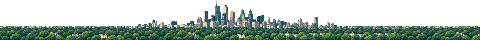
#> input picture catalog/pages/sky/skyline-day.png, 480 x 40 px
$ python -i xkcd_panel.py   (imports and definitions only)
#> lines starting #> are read from the running program, lines starting #| are printed output that depends on the picture
### kiosk/kit.py
# Built By NomadsGalaxy (https://nomadsgalaxy.com): OCL v1.1 + SWAtt v1, see LICENSE
"""kit: what every page of the kiosk shares. The screen, the colours, the VGA console font, RGB565 packing for the
framebuffer, and the little pixel weather icons. A page imports what it needs from here and nothing from other pages.
"""
import gzip, json, math, os, struct, threading, time
from datetime import datetime
from PIL import Image, ImageChops, ImageDraw

HERE = os.path.dirname(os.path.realpath(__file__))
# the shapes the kiosk can be drawn in: the Pi's bar, and the browser kiosks the render server streams (web.py). A
# process draws one shape, chosen by KIOSK_SHAPE; pages say which shapes they can do (Page.shapes).
SHAPES = {"bar": (1920, 515), "16-9": (1920, 1080), "9-16": (1080, 1920)}
SHAPE = os.environ.get("KIOSK_SHAPE", "bar")
SCREEN = SHAPES[SHAPE]
# map data that doesn't change (street maps). Kiosks drawn on one machine (a render server's instances, one per kiosk)
# can share a folder for it with KIOSK_MAPS, so each map is fetched once rather than once per kiosk
MAPS = os.environ.get("KIOSK_MAPS") or os.path.expanduser("~/.cache/kiosk")
# Nomads Galaxy's brand tokens: O is the lead accent, Warp Cyan; W Starlight, G Dust,
# D and DIM the muted ink, B Pulsar Violet, C Warp Cyan, M Nebula Magenta (emphasis only), A Booster Amber (warnings);
# then Deep Space, the Hairline (cyan at 18% over Deep Space) and Raised Space for panels
O, W, G, D, B, C = (125, 249, 255), (232, 236, 255), (154, 163, 199), (74, 82, 112), (164, 139, 255), (125, 249, 255)
M, A, GREEN = (255, 92, 243), (255, 206, 106), (74, 222, 128)
BG, RULE, DIM, RAISED = (5, 6, 15), (27, 50, 58), (74, 82, 112), (10, 12, 31)
ERROR = (255, 107, 107)   # the brand's error status colour


# [10 lines left out: function kind, not called in this run]


def warmth(c):
    """temperature colour (°C): violet when it's cold, then cyan, Starlight, and amber when it's hot"""
    return B if c < 5 else C if c < 13 else W if c < 24 else A


def level(used):
    """a percentage's colour: cyan, amber from 50, red from 80"""
    return O if used < 50 else A if used < 80 else ERROR


# [6 lines left out: function meter, not called in this run]


def clock(t):
    t = datetime.strptime(t, "%Y-%m-%dT%H:%M") if isinstance(t, str) else t
    return t.strftime("%I:%M %p").lstrip("0")


# [10 lines left out: function freshness, not called in this run]


# --- the VGA font -------------------------------------------------------------------------------------------------
def load_font(path):
    """a PSF1 console font -> {char: 8x16 '1' image}"""
    b = gzip.open(path).read()
    mode, h = b[2], b[3]; n = 512 if mode & 1 else 256
    table = struct.unpack("<%dH" % ((len(b) - 4 - n * h) // 2), b[4 + n * h:])
    glyphs, i = {}, 0
    for c in table:
        if c == 0xFFFF: i += 1
        elif c < 0xFFFE and chr(c) not in glyphs:
            glyphs[chr(c)] = Image.frombytes("1", (8, h), b[4 + i * h:4 + (i + 1) * h])
    return glyphs


FONT = load_font(os.path.join(HERE, "fonts", "Uni2-VGA16.psf.gz"))
_scaled = {}


# [17 lines left out: functions text, since, not called in this run]


def local(iso):
    """an ISO time with a zone (the desktop feed's) -> naive local time, like the now pages are given"""
    return datetime.fromisoformat(iso).astimezone().replace(tzinfo=None)


# --- the desktop feed, for the pages that show what's on my desktop (github, agents) --------------------------------
# ~/.cache/kiosk/desk.json, which feed/deskfeed.py writes from the desktop; the pages read it as a Simple page's file
STALE = 15 * 60   # a feed older than this: the desktop's off, or off the network


# [14 lines left out: functions fresh, note, not called in this run]


def drifter():
    """the Drifter: the brand's 32 px small companion, as-is (never redrawn or recoloured), RGBA"""
    return Image.open(os.path.join(HERE, "art", "drifter.png")).convert("RGBA")


_drifter = []
LOGO = os.path.expanduser("~/.config/kiosk/logo.png")   # a kiosk's own logo for its pages, in place of the Drifter


# [81 lines left out: functions logo, check_logo, masthead, icon, not called in this run]


def paste_icon(img, name, frame, xy, scale):
    i = icon(name, frame).resize((16 * scale, 16 * scale), Image.NEAREST)
    img.paste(i, xy, i)


# --- RGB565 packing ---------------------------------------------------------------------------------------------------


R5 = [v >> 3 << 3 for v in range(256)]; G3 = [v >> 5 for v in range(256)]
G3LO = [(v >> 2 & 7) << 5 for v in range(256)]; B5 = [v >> 3 for v in range(256)]


# [7 lines left out: function packed, not called in this run]


def rgb565(img):
    return packed(img).tobytes()


# [5 lines left out: function unpack, not called in this run]


# --- the easy way to make a page ---------------------------------------------------------------------------------------


class Simple:
    """a page you make by saying what it shows: kit does the rest. catalog/new/page.py is one to start from, and
    docs/make.md the whole story. A page fills in what it needs:

      draw(img, now, data)    draw on img, an RGB picture the size of the screen, cleared to BG. It runs when
                              redraw_on(now) changes (the minute, unless the page says: halflife3's is the day), new
                              data comes, or redraw() asks. With no data yet, data is None: a draw
                              that can't do anything with None gets the waiting screen
      fetch() and every       get the data from the internet, every `every` seconds (it can be a property, to fetch
                              more often while something's on). It runs in the background, and goes in a cache file
                              that every renderer shares (`cache`, from the page and its options unless it says),
                              so it's fetched once however many draw it. It has to be JSON. If it raises, the page
                              keeps what it had, problem says why, and it tries again in a minute
      file                    or: a JSON file something else writes (a desktop feed), read again when it changes
      clean(data)             optional: the data as draw() wants it (types checked, missing parts filled in), or
                              None if it's no good: then the page keeps the data it had. Read data is anyone's
      moving(now, t, data)    what changes every frame: [(picture, (x, y))]. t is seconds since the page came up. RGB
                              pictures are packed each frame, so keep them small, or hand back packed ones
                              (kit.packed()), or raw packed bytes for whole rows at (0, y)
      SAMPLE                  data to draw in check(), preview() and fuzz, without the network

    and anything else a page has (fps, shapes, active(), touch(x, y), start(now)) works as on any page: see kiosk.py.
    It also gets updated (when its data was fetched or written, a datetime, or None), age() (seconds since), problem
    (why the last fetch failed: the exception, or None), redraw() (draw again on the next frame, after a touch say)
    and load() (bring data up to date now, for active()).

    Data that can't be drawn never replaces a picture: the page keeps showing the last data that drew, marked
    CAN'T DRAW, and says why on the console. Options are __init__'s arguments, as on any page; no need to call this
    __init__."""
    seconds, every, file, cache, SAMPLE = 20, 0, None, None, None
    mark = (SCREEN[0] - 24, SCREEN[1] - 40)   # where CAN'T DRAW goes (its right end), if that's in the way
    data, updated, problem, failed = None, None, None, None
    _bg, _good, _busy, _tried, _mtime, _turn, _fixed, _where = (None, None), None, False, 0.0, None, 0, False, None
    options = {}

    # [21 lines left out: functions __init_subclass__, showing, not called in this run]

    def fetch(self):
        return None

    def clean(self, data):
        return data

    def draw(self, img, now, data):
        text(img, (40, 40), type(self).__name__.upper(), O, scale=4)

    def moving(self, now, t, data):
        return []

    def redraw(self):
        self._turn += 1

    def redraw_on(self, now):
        return now.minute

    # [86 lines left out: functions drawn, age, where, fetch_now, load, picture, not called in this run]

    def start(self, now):
        pass

    # [59 lines left out: functions background, regions, check, preview, not called in this run]

### catalog/transitions/xkcd_panel.py
"""xkcd panel: a small xkcd comic between pages, in xkcd's own look, in the kiosk's dark. A sheet of the kiosk's dark
slides down over the old page, with the comic's number, title and alt text hand-lettered on the left in Starlight (the
xkcd Script font, in kiosk/fonts); the comic prints in on the right, top to bottom, light ink on dark in a wobbly
hand-drawn panel (black-and-white comics have their colours turned round, as on the xkcd page; colour ones keep theirs,
on a white card); it holds long enough to read, and the sheet slides up and away, off the new page.

Only small comics, ones you can read in a few seconds: at most 700 x 420 at xkcd's own size, so the bar shows them at
least that big, with alt text of 120 characters or less. Big ones are for the xkcd page. A transition can't wait on the internet, so a
background thread finds them ahead of time, as it plays: a few random comics an hour from xkcd's JSON (no key), the
pictures from imgs.xkcd.com, kept in ~/.cache/kiosk/xkcd-panel/ (the last 20). It shows one it hasn't shown lately,
laid out before it starts and kept for the whole play. Until it has one, it says so. xkcd is Randall Munroe's,
CC BY-NC 2.5, credited on screen.
"""
import io, json, os, random, threading, time, urllib.error, urllib.request
from PIL import Image, ImageDraw, ImageFont, ImageOps

import kit
from .canvas import WIDTH, HEIGHT, STRIDE

SECONDS = 5
IN, PRINTED, OUT = 0.10, 0.24, 0.88           # the sheet's down, the comic's printed, the sheet starts going up
STILL = (OUT - PRINTED) * SECONDS             # seconds it holds still, to be read
API = "https://xkcd.com/{}info.0.json"
PICTURES = "https://imgs.xkcd.com/comics/"
UA = {"User-Agent": "wi-ki xkcd_panel (github.com/nomadsgalaxy/wi-ki)"}
FOLDER = os.path.expanduser("~/.cache/kiosk/xkcd-panel")
KEPT = os.path.join(FOLDER, "kept.json")
KEEP, EVERY, TRIES = 20, 3600, 6              # comics kept, seconds between looking for more, comics looked at (about 2 in 5 are small)
WIDE, TALL = 700, 420                    # the biggest a small comic is at xkcd's own size, so it shows at least that big
ALT = 120                                     # the longest alt text
BIGGEST = 4 << 20
# [1 line that did not run here, left out]
# [1 line that did not run here, left out]
# [1 line that did not run here, left out]
LEFT, TEXT_W = 40, 620                        # the words' column


# [53 lines left out: functions get, small, look, kept, save, not called in this run]


def hand(size):
    return ImageFont.truetype(FONT, size)


# [16 lines left out: function wrap, not called in this run]


def lit(pic):
    """a comic for the dark sheet -> (the picture, on a white card or not). Black-and-white ones have their colours
    turned round, light on dark and a touch under full white, as the xkcd page does; colour ones keep their colours"""
    pic = pic.convert("RGB")
    plain = all(abs(r - g) < 24 and abs(g - b) < 24 for (r, g, b) in pic.resize((64, 64)).getdata())
    if plain:
        pic = Image.eval(ImageOps.invert(pic.convert("L")).convert("RGB"), lambda v: v * 236 // 255)
    return pic, not plain


# [45 lines left out: functions wobble, scene, not called in this run]


def pick(comics):
    """the comic to show: the one shown least, newest first among those"""
    return min(comics, key=lambda c: c.get("shown", 0)) if comics else None


ready = {"scene": None}
_busy = threading.Lock()


# [32 lines left out: function refresh, not called in this run]


def ease(t):
    t = min(1.0, max(0.0, t))
    return t * t * (3 - 2 * t)


# [1 line not run here, left out]


# [73 lines left out: functions frames, check, not called in this run]

>>> from PIL import Image
>>> picture = Image.open('../pages/sky/skyline-day.png')
#> picture is the input picture: PIL image 480x40 RGBA; mean R, G, B, A 30.3, 43.7, 35.6, 105.5
>>> result = lit(picture)
#> in lit, `pic = pic.convert("RGB")`:
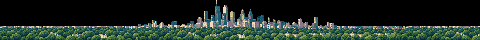
#> pic: PIL image 480x40 RGB; mean R, G, B 30.3, 43.7, 35.6
#> in lit, `plain = all(abs(r - g) < 24 and abs(g - b) < 24 for (r, g, b) in pic.r..`: plain = False
